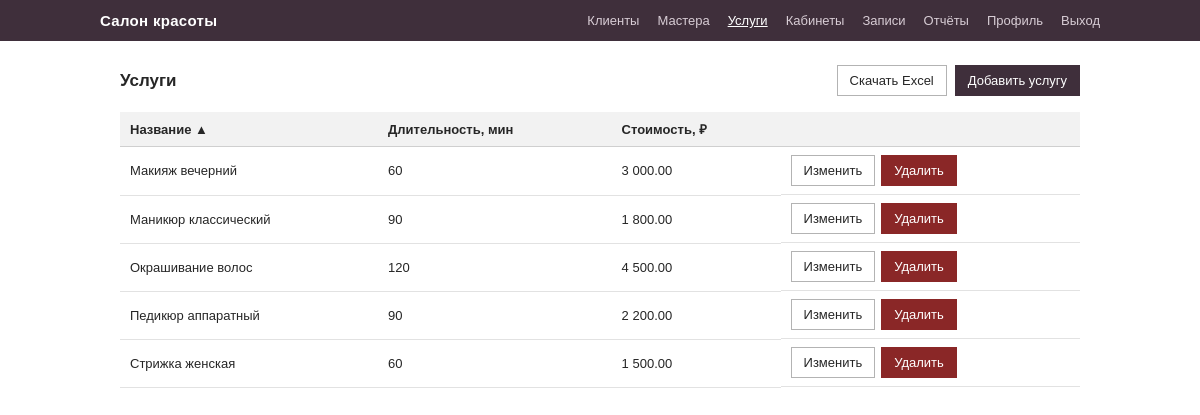
The app's page /frontend/pages/services.php (signed in) with its own data.
### tables this page shows
CREATE TABLE `services` (
  `id` int UNSIGNED NOT NULL,
  `name` varchar(100) NOT NULL,
  `duration_minutes` int UNSIGNED NOT NULL,
  `price` decimal(8,2) NOT NULL
);

### backend/functions/session.php (called while the page is built, shortened)
<?php
function h(?string $value): string
{
    return htmlspecialchars((string)$value, ENT_QUOTES, 'UTF-8');
}
function queryStringWith(array $overrides): string
{
    $params = array_merge($_GET, $overrides);
    return '?' . http_build_query($params);
}
function nextSortDirection(string $column, string $currentSort, string $currentDir): string
{
    return ($currentSort === $column && $currentDir === 'asc') ? 'desc' : 'asc';
}
function sortIndicator(string $column, string $currentSort, string $currentDir): string
{
    if ($currentSort !== $column) {
        return '';
    }
    return $currentDir === 'asc' ? ' ▲' : ' ▼';
}

### backend/classes/ServiceContext.php (called while the page is built, shortened)
<?php
require_once __DIR__ . '/../models/Service.php';
class ServiceContext
{
    private mysqli $mysqli;
    public function __construct(mysqli $mysqli)
    {
        $this->mysqli = $mysqli;
    }
    public function getAll(
        string $sortColumn = 'name',
        string $sortDirection = 'ASC',
        int $limit = 0,
        int $offset = 0
    ): array {
        $sortDirection = strtoupper($sortDirection) === 'DESC' ? 'DESC' : 'ASC';
        $sql = "SELECT id, name, duration_minutes, price FROM services ORDER BY {$sortColumn} {$sortDirection}";
        $params = [];
        $types = '';
        if ($limit > 0) {
            $sql .= " LIMIT ? OFFSET ?";
            $params = [$limit, $offset];
            $types = 'ii';
        }
        $stmt = $this->mysqli->prepare($sql);
        if ($params) {
            $stmt->bind_param($types, ...$params);
        }
        $stmt->execute();
        $result = $stmt->get_result();
        $services = [];
        while ($row = $result->fetch_assoc()) {
            $services[] = $this->mapRow($row);
        }
        return $services;
    }
    public function countAll(): int
    {
        $result = $this->mysqli->query("SELECT COUNT(*) AS cnt FROM services");
        $row = $result->fetch_assoc();
        return (int)$row['cnt'];
    }
    private function mapRow(array $row): Service
    {
        return new Service(
            (int)$row['id'],
            $row['name'],
            (int)$row['duration_minutes'],
            (float)$row['price']
        );
    }
}

### backend/models/Service.php (called while the page is built, shortened)
<?php
class Service
{
    public function __construct(
        int $id,
        string $name,
        int $duration_minutes,
        float $price
    ) {
        $this->id = $id;
        $this->name = $name;
        $this->duration_minutes = $duration_minutes;
        $this->price = $price;
    }
}

### frontend/pages/services.php (the view, shortened to what this page needs)
<?php
require_once __DIR__ . '/../../backend/functions/connectionDB.php';
require_once __DIR__ . '/../../backend/functions/session.php';
require_once __DIR__ . '/../../backend/classes/ServiceContext.php';
$serviceContext = new ServiceContext($mysqli);
$action = $_GET['action'] ?? 'list';
$sort = in_array($_GET['sort'] ?? '', ServiceContext::SORTABLE_COLUMNS, true) ? $_GET['sort'] : 'name';
$dir = ($_GET['dir'] ?? '') === 'desc' ? 'desc' : 'asc';
$perPage = 5;
$page = max(1, (int)($_GET['page'] ?? 1));
$totalServices = ($action === 'list') ? $serviceContext->countAll() : 0;
$totalPages = max(1, (int)ceil($totalServices / $perPage));
$page = min($page, $totalPages);
$offset = ($page - 1) * $perPage;
$services = ($action === 'list') ? $serviceContext->getAll($sort, $dir, $perPage, $offset) : [];
require_once __DIR__ . '/../elements/head.php';
require_once __DIR__ . '/../elements/siteHeader.php';
?>
<div class="container">
    <div class="page-header">
        <h1>Услуги</h1>
        <?php if ($action === 'list'): ?>
            <div class="header-actions">
                <a class="btn btn-secondary" href="exportExcel.php?entity=services">Скачать Excel</a>
                <a class="btn" href="services.php?action=add">Добавить услугу</a>
            </div>
        <?php endif; ?>
    </div>
    <?php if ($action === 'list'): ?>
        <table>
            <thead>
                <tr>
                    <th><a href="<?= h(queryStringWith(['sort' => 'name', 'dir' => nextSortDirection('name', $sort, $dir), 'page' => 1])) ?>">Название<?= sortIndicator('name', $sort, $dir) ?></a></th>
                    <th><a href="<?= h(queryStringWith(['sort' => 'duration_minutes', 'dir' => nextSortDirection('duration_minutes', $sort, $dir), 'page' => 1])) ?>">Длительность, мин<?= sortIndicator('duration_minutes', $sort, $dir) ?></a></th>
                    <th><a href="<?= h(queryStringWith(['sort' => 'price', 'dir' => nextSortDirection('price', $sort, $dir), 'page' => 1])) ?>">Стоимость, ₽<?= sortIndicator('price', $sort, $dir) ?></a></th>
                    <th></th>
                </tr>
            </thead>
            <tbody>
                <?php foreach ($services as $service): ?>
                    <tr>
                        <td><?= h($service->name) ?></td>
                        <td><?= (int)$service->duration_minutes ?></td>
                        <td><?= number_format($service->price, 2, '.', ' ') ?></td>
                        <td class="actions">
                            <a class="btn btn-secondary" href="services.php?action=edit&id=<?= $service->id ?>">Изменить</a>
                            <form method="post" action="services.php" onsubmit="return confirm('Удалить услугу?');">
                                <button type="submit" class="btn btn-danger">Удалить</button>
                            </form>
                        </td>
                    </tr>
                <?php endforeach; ?>
            </tbody>
        </table>
    <?php endif; ?>
</div>
<?php require_once __DIR__ . '/../elements/footer.php'; ?>

### frontend/css/style.css (style rules this page uses)
* { box-sizing: border-box; }
body { margin: 0; font-family: Arial, Helvetica, sans-serif; background-color: #ffffff; color: #262626; }
a { color: #6b3f63; }
.page-header { display: flex; align-items: center; justify-content: space-between; margin-bottom: 16px; }
.page-header h1 { font-size: 17px; margin: 0; }
.container { max-width: 1000px; margin: 24px auto; padding: 0 20px; }
.header-actions { display: flex; gap: 8px; }
.btn { display: inline-block; padding: 7px 12px; border: 1px solid #3f2f3b; background-color: #3f2f3b; color: #ffffff; font-size: 13px; text-decoration: none; cursor: pointer; }
.btn-secondary { background-color: #ffffff; color: #262626; border-color: #b3b3b3; }
.btn-danger { background-color: #8a2727; border-color: #8a2727; }
table { width: 100%; border-collapse: collapse; background: #ffffff; }
th, td { text-align: left; padding: 8px 10px; border-bottom: 1px solid #e2e2e2; font-size: 13px; }
th { background-color: #f2f2f2; border-bottom: 1px solid #cfcfcf; }
th a { color: #262626; text-decoration: none; white-space: nowrap; }
td.actions { display: flex; gap: 6px; align-items: center; flex-wrap: wrap; }
td.actions form { margin: 0; }

### records on screen
services: name "Макияж вечерний", duration_minutes "60", price "3 000.00"
services: name "Маникюр классический", duration_minutes "90", price "1 800.00"
services: name "Окрашивание волос", duration_minutes "120", price "4 500.00"
services: name "Педикюр аппаратный", duration_minutes "90", price "2 200.00"
services: name "Стрижка женская", duration_minutes "60", price "1 500.00"

### other values on screen
sortIndicator('name', $sort, $dir) "▲"
